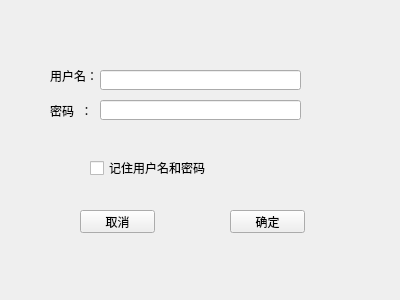
<?xml version="1.0" encoding="UTF-8"?>
<ui version="4.0">
 <class>Form</class>
 <widget class="QWidget" name="Form">
  <property name="geometry">
   <rect>
    <x>0</x>
    <y>0</y>
    <width>400</width>
    <height>300</height>
   </rect>
  </property>
  <property name="windowTitle">
   <string>Form</string>
  </property>
  <widget class="QLabel" name="label">
   <property name="geometry">
    <rect>
     <x>50</x>
     <y>70</y>
     <width>54</width>
     <height>12</height>
    </rect>
   </property>
   <property name="text">
    <string>用户名：</string>
   </property>
  </widget>
  <widget class="QLabel" name="label_2">
   <property name="geometry">
    <rect>
     <x>50</x>
     <y>100</y>
     <width>51</width>
     <height>21</height>
    </rect>
   </property>
   <property name="text">
    <string>密码  ：</string>
   </property>
  </widget>
  <widget class="QPushButton" name="pushButton">
   <property name="geometry">
    <rect>
     <x>80</x>
     <y>210</y>
     <width>75</width>
     <height>23</height>
    </rect>
   </property>
   <property name="text">
    <string>取消</string>
   </property>
  </widget>
  <widget class="QPushButton" name="pushButton_2">
   <property name="geometry">
    <rect>
     <x>230</x>
     <y>210</y>
     <width>75</width>
     <height>23</height>
    </rect>
   </property>
   <property name="text">
    <string>确定</string>
   </property>
  </widget>
  <widget class="QCheckBox" name="checkBox">
   <property name="geometry">
    <rect>
     <x>90</x>
     <y>160</y>
     <width>151</width>
     <height>16</height>
    </rect>
   </property>
   <property name="text">
    <string>记住用户名和密码</string>
   </property>
  </widget>
  <widget class="QLineEdit" name="lineEdit">
   <property name="geometry">
    <rect>
     <x>100</x>
     <y>70</y>
     <width>201</width>
     <height>20</height>
    </rect>
   </property>
  </widget>
  <widget class="QLineEdit" name="lineEdit_2">
   <property name="geometry">
    <rect>
     <x>100</x>
     <y>100</y>
     <width>201</width>
     <height>20</height>
    </rect>
   </property>
  </widget>
 </widget>
 <resources/>
 <connections/>
</ui>
